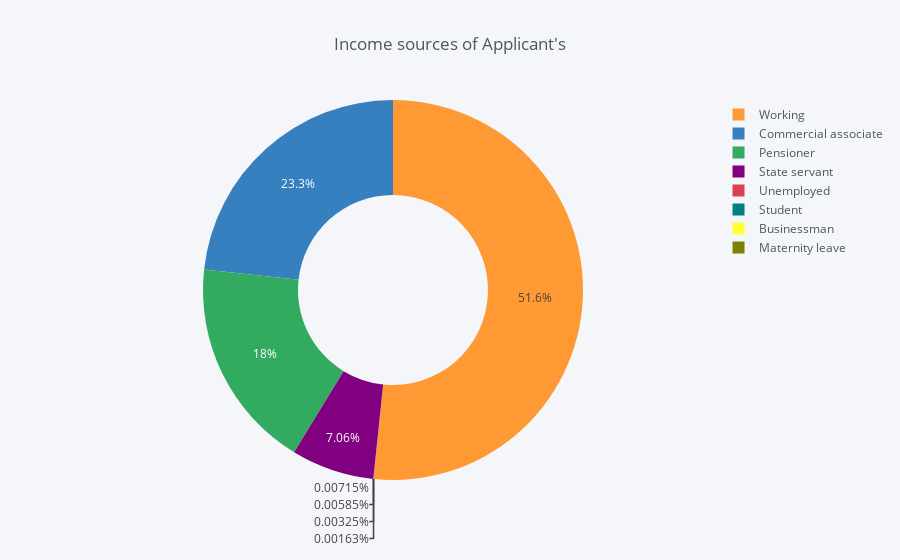

The notebook cell this image was saved under:
### Markdown cell above
### Income sources of Applicant's who applied for loan

### Code cell
temp = application_train["NAME_INCOME_TYPE"].value_counts()
df = pd.DataFrame({'labels': temp.index,
                   'values': temp.values
                  })
df.iplot(kind='pie',labels='labels',values='values', title='Income sources of Applicant\'s', hole = 0.5)

### Figure 1 — Plotly figure (JSON) as saved in the notebook; plotly's stock layout.template omitted (floating-point values rounded to 4 significant figures)
{"data": [{"hole": 0.5, "labels": ["Working", "Commercial associate", "Pensioner", "State servant", "Unemployed", "Student", "Businessman", "Maternity leave"], "marker": {"colors": ["rgba(255, 153, 51, 1.0)", "rgba(55, 128, 191, 1.0)", "rgba(50, 171, 96, 1.0)", "rgba(128, 0, 128, 1.0)", "rgba(219, 64, 82, 1.0)", "rgba(0, 128, 128, 1.0)", "rgba(255, 255, 51, 1.0)", "rgba(128, 128, 0, 1.0)"]}, "name": "", "type": "pie", "values": [158774, 71617, 55362, 21703, 22, 18, 10, 5]}], "layout": {"legend": {"bgcolor": "#F5F6F9", "font": {"color": "#4D5663"}}, "paper_bgcolor": "#F5F6F9", "plot_bgcolor": "#F5F6F9", "title": "Income sources of Applicant's", "titlefont": {"color": "#4D5663"}}}
